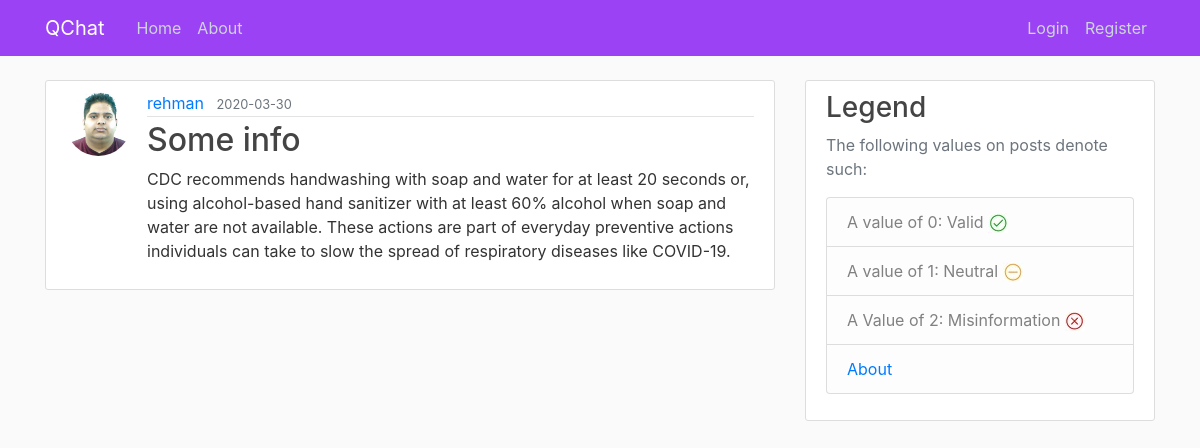
Page /post/32 on the committed database.
### app/models.py (models this page shows, shortened)
class User(db.Model, UserMixin):
    id = db.Column(db.Integer, primary_key=True)                                    # Primary Key
    username = db.Column(db.String(20), unique=True, nullable=False)                # Each User will have a username, with a max(20) characters, it must be unique, and Null is not allowed!
    email = db.Column(db.String(120), unique=True, nullable=False)                  # Each User will have an email, with a max(120) characters, it must be unique, and Null is not allowed!
    image_file = db.Column(db.String(20), nullable=False, default='default.jpg')    # Each User will have a defualt profile Image, so uniqueness does not apply, since Null is not allowed!
    password = db.Column(db.String(60), nullable=False)                             # Each User will have passwords, with a max(60) characters, uniqueness does not apply, and Null is not allowed!
    posts = db.relationship('Post', backref='author', lazy=True)                    # This is linked to Posts, Lazy Evaluation is set to: True

class Post(db.Model):
    id = db.Column(db.Integer, primary_key=True)                                    # Primary Key
    title = db.Column(db.String(100), nullable=False)                               # Each Post will have a title, with a max(100) characters, uniqueness does not apply, and Null is not allowed!
    date_posted = db.Column(db.DateTime, nullable=False, default=datetime.utcnow)   # Each Post will have a date_posted, with DateTime set to utcnow, current time, and Null is not allowed!
    content = db.Column(db.Text, nullable=False)                                    # Each Post will have a content with no character limit, and Null is not allowed!
    user_id = db.Column(db.Integer, db.ForeignKey('user.id'), nullable=False)       # This is using the user id as a ForeignKey, each post must have an Author, so Null is not allowed!

### app/posts/routes.py (the view)
@posts.route('/post/<int:post_id>')
def post(post_id):
    post = Post.query.get_or_404(post_id)
    return render_template('post.html', title=post.title, post=post)

### app/templates/post.html (shortened to what this page needs)
{% extends "template.html" %}
{% block content %}
    <article class="media content-section">
        <img class="rounded-circle article-img" src="{{ url_for('static', filename='profile_images/' + post.author.image_file ) }}">
        <div class="media-body">
            <div class="article-metadata">
                <a class="mr-2" href="{{ url_for('users.user_posts', username=post.author.username) }}">{{ post.author.username }}</a>
                <small class="text-muted">{{ post.date_posted.strftime('%Y-%m-%d') }}</small>
            </div>
            <h2 class="article-title"> {{ post.title }} </h2>
            <p class="article-content">{{ post.content }}</p>
        </div>
    </article>
{% endblock content %}

### app/static/main.css (style rules this page uses)
body { background: #fafafa; color: #333333; margin-top: 5rem; }
h1, h2, h3, h4, h5, h6 { color: #444444; }
.content-section { background: #ffffff; padding: 10px 20px; border: 1px solid #dddddd; border-radius: 3px; margin-bottom: 20px; }
.article-title { color: #444444; }
.article-content { white-space: pre-line; }
.article-img { height: 65px; width: 65px; margin-right: 16px; }
.article-metadata { padding-bottom: 1px; margin-bottom: 4px; border-bottom: 1px solid #e3e3e3 }

### rows in the picture
User: image_file (picture), author.username "rehman"
Post: date_posted "2020-03-30", title "Some info", content "CDC recommends handwashing with soap and water for at least 20 seconds or, using alcohol-based hand sanitizer with at least 60% alcohol when soap and water are not available. These actions are part of everyday preventive actions individuals can take to slow the spread of respiratory diseases like COVID-19."
